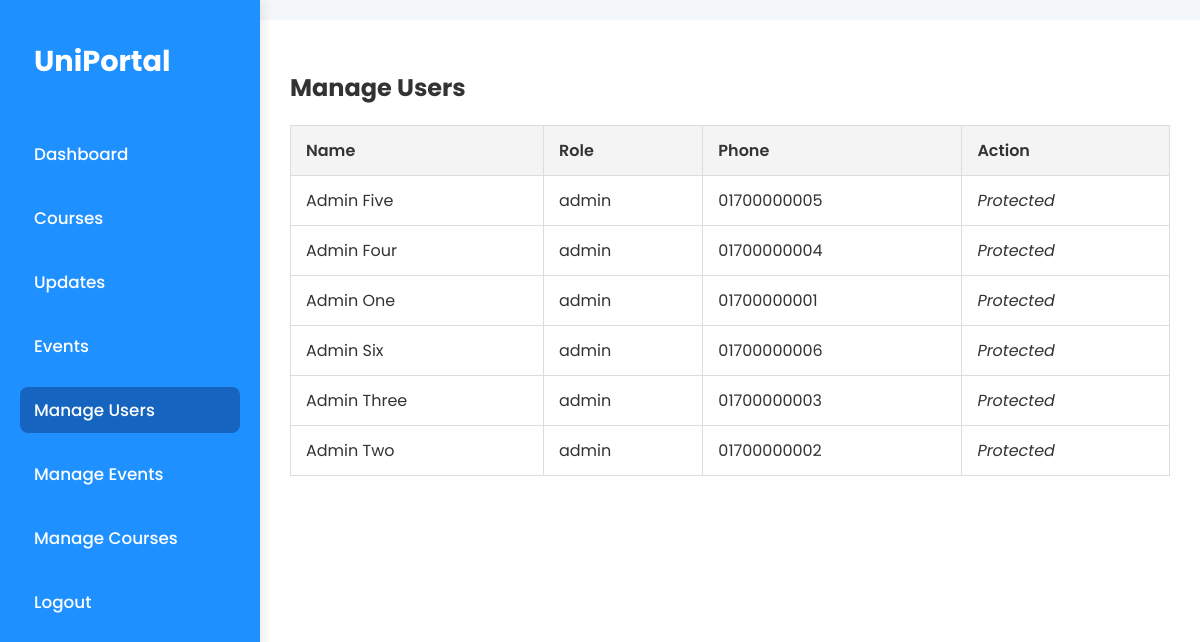
/manage-users (signed in), run on an earlier commit of the app's database.
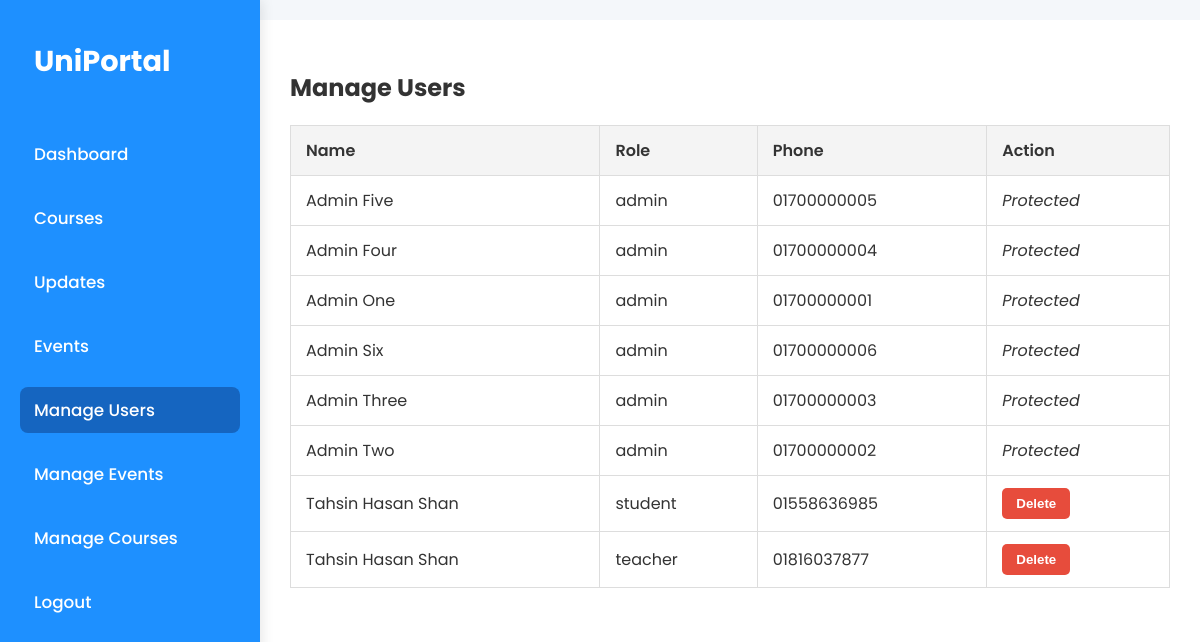
And on a later commit of the database.
### tables this page shows
CREATE TABLE users (
        id INTEGER PRIMARY KEY AUTOINCREMENT,
        name TEXT NOT NULL,
        role TEXT NOT NULL,
        id_num TEXT,
        roll TEXT,
        reg_no TEXT,
        photo TEXT,
        phone TEXT,
        password_hash TEXT NOT NULL
    );

### app.py (the view, shortened to what this page needs)
@app.route('/manage-users', methods=['GET', 'POST'])
@login_required
def manage_users():
    if session.get('role') != 'admin':
        return redirect(url_for('dashboard'))
    conn = get_db_connection()
    users = conn.execute('SELECT id, name, role, phone FROM users ORDER BY role, name').fetchall()
    conn.close()
    return render_template('manage_users.html', users=users)

### app.py (called while the page is built)
def get_db_connection():
    conn = sqlite3.connect('database.db')
    conn.row_factory = sqlite3.Row
    return conn

def login_required(f):
    @wraps(f)
    def decorated_function(*args, **kwargs):
        if 'user_id' not in session:
            return redirect(url_for('login'))
        return f(*args, **kwargs)
    return decorated_function

@app.context_processor
def inject_user_role():
    return dict(role=session.get('role'))

### templates/manage_users.html (shortened to what this page needs)
{% extends 'dashboard_base.html' %}
{% block content %}
<h2>Manage Users</h2>
<table class="styled-table">
    <thead>
        <tr>
            <th>Name</th>
            <th>Role</th>
            <th>Phone</th>
            <th>Action</th>
        </tr>
    </thead>
    <tbody>
        {% for user in users %}
        <tr>
            <td>{{ user.name }}</td>
            <td>{{ user.role }}</td>
            <td>{{ user.phone }}</td>
            <td>
                {% if user.role != 'admin' %}
                <form method="POST" onsubmit="return confirm('Are you sure you want to delete this user?');" style="display:inline;">
                    <button type="submit" class="btn-danger">Delete</button>
                </form>
                {% else %}
                <em>Protected</em>
                {% endif %}
            </td>
        </tr>
        {% endfor %}
    </tbody>
</table>
{% endblock %}

### templates/dashboard_base.html (shortened to what this page needs)
<!DOCTYPE html>
<html lang="en">
<head>
  <link rel="stylesheet" href="{{ url_for('static', filename='css/style.css') }}" />
</head>
<body class="dashboard-body">
  <div class="dashboard-wrapper">
    <aside class="sidebar" id="sidebar">
      <a href="/dashboard" class="logo"><h3>UniPortal</h3></a>
      <a href="/dashboard" class="{% if request.path == '/dashboard' %}active{% endif %}">Dashboard</a>
      <a href="/courses" class="{% if request.path.startswith('/courses') %}active{% endif %}">Courses</a>
      <a href="/updates" class="{% if request.path.startswith('/updates') %}active{% endif %}">Updates</a>
      <a href="/events" class="{% if request.path.startswith('/events') %}active{% endif %}">Events</a>
      {% if role == 'admin' %}
        <a href="/manage-users" class="{% if request.path.startswith('/manage-users') %}active{% endif %}">Manage Users</a>
        <a href="/manage-events" class="{% if request.path.startswith('/manage-events') %}active{% endif %}">Manage Events</a>
        <a href="/admin/manage_course" class="{% if request.path.startswith('/admin/manage_course') %}active{% endif %}">Manage Courses</a>
      {% endif %}
      <a href="/logout">Logout</a>
    </aside>
    <main class="main-content">
      {% block content %}{% endblock %}
    </main>
  </div>
</body>
</html>

### static/css/style.css (style rules this page uses)
body { font-family: 'Poppins', sans-serif; margin: 0; background-color: #f4f7fa; color: #333; }
.dashboard-body { display: flex; min-height: 100vh; flex-direction: row; }
.sidebar { width: 220px; background-color: #1e90ff; color: white; padding: 30px 20px; position: fixed; top: 0; left: 0; height: 100vh; box-shadow: 2px 0 12px rgba(0, 0, 0, 0.1); display: flex; flex-direction: column; gap: 18px; transition: transform 0.3s ease; z-index: 1500; }
.sidebar h3 { margin: 0 0 20px 0; font-size: 1.8rem; font-weight: 700; }
.sidebar a { color: white; text-decoration: none; font-size: 1.05rem; padding: 10px 14px; border-radius: 8px; transition: background-color 0.3s ease; font-weight: 500; }
.sidebar a:hover, .sidebar a.active { background-color: #1565c0; }
.dashboard-wrapper { display: flex; width: 100%; }
.btn-danger { background-color: #e74c3c; color: white; padding: 8px 14px; border: none; border-radius: 5px; cursor: pointer; font-weight: 600; }
.styled-table { width: 100%; border-collapse: collapse; }
.styled-table th, .styled-table td { padding: 12px 15px; border: 1px solid #ddd; text-align: left; }
.styled-table th { background-color: #f4f4f4; font-weight: 600; }
.main-content { margin-left: 260px; padding: 30px; background-color: #fff; flex-grow: 1; min-height: 100vh; box-sizing: border-box; margin-top: 20px; transition: margin-left 0.3s ease; }

What changed in the data, as far as the page shows it:
added users: name "Tahsin Hasan Shan", role "student", phone "01558636985"
added users: name "Tahsin Hasan Shan", role "teacher", phone "01816037877"
